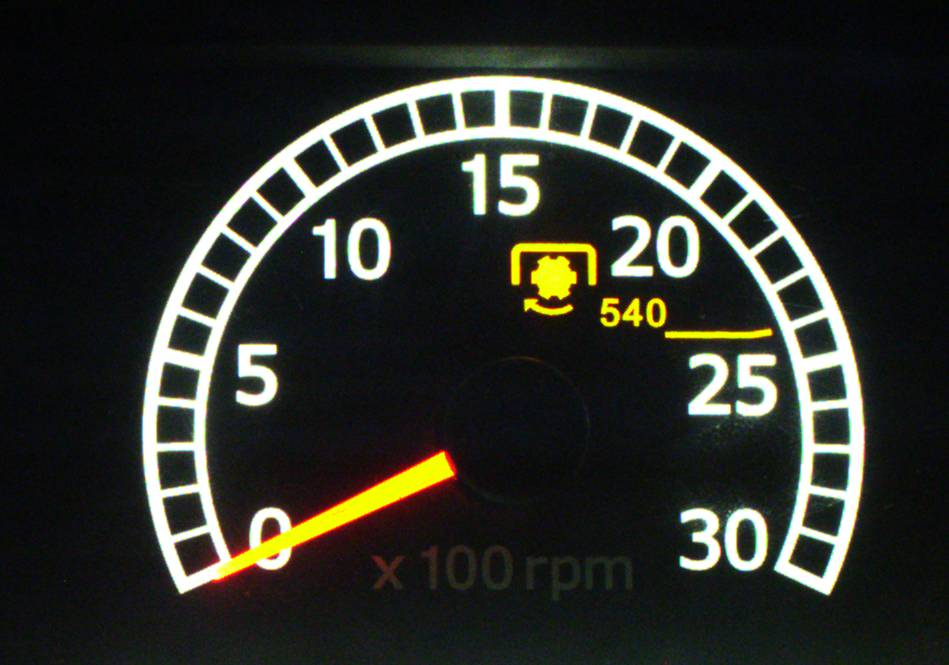
#> input picture data/needle_gauge/1.59592113294115.jpg, 949 x 665 px
$ python main.py
#> lines starting #> are read from the running program, lines starting #| are printed output that depends on the picture; after the words box and inside, x2 and y2 are one past the last pixel; in counts of white or black regions, pixels touching at a corner belong together
### src/calibration.py
"""
Needle gauge calibration.

The assignment provides five reference images with known positions:
0, 900, 1500, 1900 and 3000.
"""

from pathlib import Path

import cv2

from .needle_gauge import (
    detect_needle_angle,
    build_calibration,
)


# Project root.
PROJECT_ROOT = Path(__file__).resolve().parents[1]

IMAGE_DIR = (
    PROJECT_ROOT
    / "data"
    / "needle_gauge"
)


# Ground-truth values supplied by the assignment.
REFERENCE_IMAGES = [
    (
        "1.59592113294115.jpg",
        0
    ),
    (
        "895.590073713866.jpg",
        900
    ),
    (
        "1463.jpg",
        1500
    ),
    (
        "1880.jpg",
        1900
    ),
    (
        "2984.jpg",
        3000
    ),
]


def create_gauge_calibration():
    """
    Detect the angle from each reference image and create
    the angle -> gauge-value mapping.
    """

    angles = []
    values = []

    print("Calibration data")
    print("-" * 60)

    for filename, expected_value in REFERENCE_IMAGES:

        path = IMAGE_DIR / filename

        image = cv2.imread(
            str(path)
        )
#> image is the input picture: shape (665, 949, 3); mean B, G, R 40.9, 46.9, 45.2

        if image is None:
            raise FileNotFoundError(
                f"Could not read image: {path}"
            )

        angle, _ = detect_needle_angle(
            image
        )

        angles.append(angle)
        values.append(expected_value)

        print(
            f"{filename:28s} "
            f"angle={angle:8.2f}° "
            f"value={expected_value}"
        )

    mapper = build_calibration(
        values,
        angles
    )

    return mapper


# [3 lines that do not run on import are left out]

### src/needle_gauge.py
"""
Needle Gauge Detection

Detects the colored needle in a gauge image, calculates its angle,
and converts that angle into a gauge value.
"""

from __future__ import annotations

from dataclasses import dataclass
import math

import cv2
import numpy as np


# Approximate center/pivot of the gauge in the supplied images.
# Image size: 949 x 665.
DEFAULT_CENTER = (505.0, 360.0)


@dataclass
class NeedleResult:
    """Result returned by the needle detector."""

    angle_deg: float
    line: tuple[int, int, int, int]
    value: float | None = None


def create_needle_mask(image: np.ndarray) -> np.ndarray:
    """
    Isolate the yellow/orange/red needle.

    The needle has high saturation and high brightness compared
    with the mostly black/white gauge background.
    """

    hsv = cv2.cvtColor(image, cv2.COLOR_BGR2HSV)
#> hsv: shape (665, 949, 3); mean H, S, V 80.6, 73.1, 50.6

    hue, saturation, value = cv2.split(hsv)
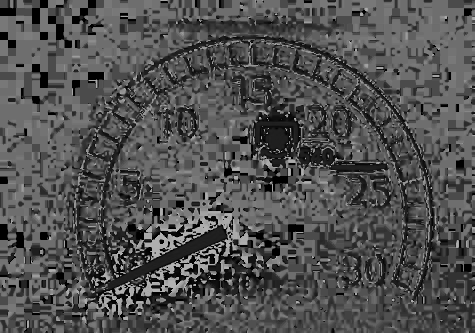
#> hue: shape (665, 949) (shown at 1/2 size); min 0, max 179, mean 80.6
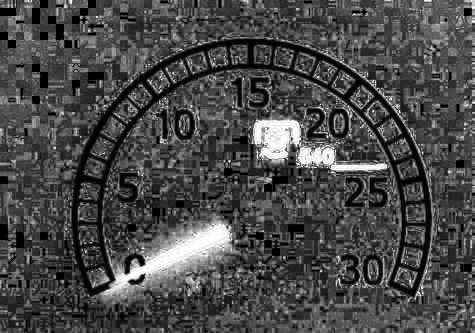
#> saturation: shape (665, 949) (shown at 1/2 size); min 0, max 255, mean 73.1
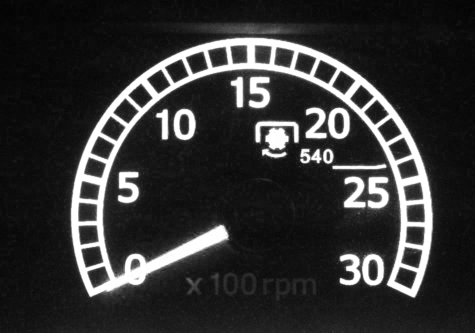
#> value: shape (665, 949) (shown at 1/2 size); min 2, max 255, mean 50.6

    # Yellow/orange/red region.
    mask = (
        (saturation > 150)
        & (value > 150)
        & (hue < 45)
    ).astype(np.uint8) * 255
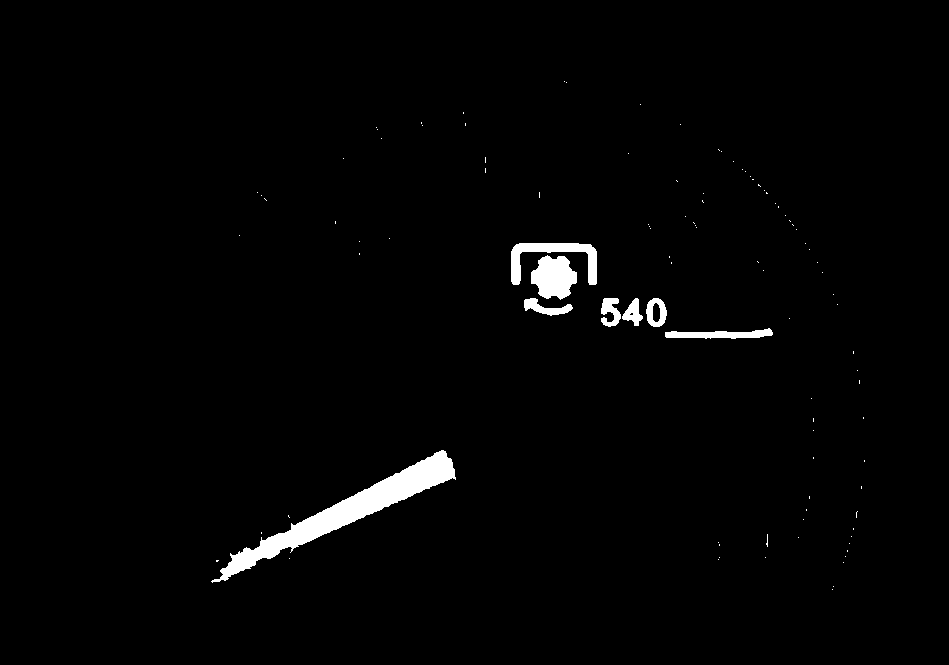
#> mask: shape (665, 949); 1.7% white; 102 white regions (94 under 20 px), largest, box (x1, y1, x2, y2) and area: (211, 450, 456, 583) 5753, (531, 255, 577, 300) 1458, (511, 243, 597, 285) 1319

    # Remove irrelevant image borders.
    mask[:80, :] = 0
    mask[610:, :] = 0
    mask[:, :180] = 0
    mask[:, 900:] = 0

    # Remove small noise.
    kernel = np.ones((3, 3), np.uint8)

    mask = cv2.morphologyEx(
        mask,
        cv2.MORPH_OPEN,
        kernel
    )
#> mask: shape (665, 949); 1.7% white; 8 white regions, largest, box (x1, y1, x2, y2) and area: (214, 450, 455, 582) 5712, (531, 256, 577, 299) 1452, (511, 243, 597, 285) 1319

    return mask


def detect_needle_angle(
    image: np.ndarray,
    center: tuple[float, float] = DEFAULT_CENTER,
) -> tuple[float, tuple[int, int, int, int]]:
    """
    Detect the gauge needle and return:

        angle in degrees
        detected line coordinates

    The implementation is deliberately robust to the different
    array shapes returned by different OpenCV versions.
    """

    mask = create_needle_mask(image)

    lines = cv2.HoughLinesP(
        mask,
        rho=1,
        theta=np.pi / 360,
        threshold=80,
        minLineLength=100,
        maxLineGap=40,
    )
#> lines = 43 rows, first 6: [221, 570, 452, 462], [214, 579, 452, 463], [216, 581, 452, 464], [232, 560, 451, 460], [232, 559, 446, 455], [228, 563, 451, 461]

    if lines is None:
        raise RuntimeError(
            "Could not detect the gauge needle."
        )

    # ---------------------------------------------------------
    # IMPORTANT:
    #
    # OpenCV normally returns:
    #
    #     [[[x1, y1, x2, y2]],
    #      [[x1, y1, x2, y2]],
    #      ...]
    #
    # But depending on the OpenCV build, the returned shape
    # can vary.
    #
    # Flatten everything into individual groups of 4 values.
    # ---------------------------------------------------------

    lines = np.asarray(lines)

    if lines.size < 4:
        raise RuntimeError(
            "Hough transform returned insufficient line data."
        )

    lines = lines.reshape(-1, 4)

    cx, cy = center

    candidates = []

    for line in lines:

        # Convert the four coordinates individually.
        x1 = int(line[0])
        y1 = int(line[1])
        x2 = int(line[2])
        y2 = int(line[3])

        line_length = math.hypot(
            x2 - x1,
            y2 - y1
        )

        # Ignore short lines.
        if line_length < 100:
            continue

        vx = x2 - x1
        vy = y2 - y1

        # -----------------------------------------------------
        # Calculate distance between the gauge center and the
        # candidate line.
        # -----------------------------------------------------

        distance_from_center = abs(
            vx * (cy - y1)
            - (cx - x1) * vy
        ) / max(
            line_length,
            1e-9
        )

        # The needle should originate close to the pivot.
        if distance_from_center > 80:
            continue

        # -----------------------------------------------------
        # Determine which endpoint is farther from the pivot.
        # That endpoint represents the needle direction.
        # -----------------------------------------------------

        distance_1 = math.hypot(
            x1 - cx,
            y1 - cy
        )

        distance_2 = math.hypot(
            x2 - cx,
            y2 - cy
        )

        if distance_1 > distance_2:

            tip_x = x1
            tip_y = y1

        else:

            tip_x = x2
            tip_y = y2

        # -----------------------------------------------------
        # Calculate clockwise angle.
        #
        #             0°
        #              |
        #              |
        #       270° --+-- 90°
        #              |
        #              |
        #            180°
        # -----------------------------------------------------

        angle = (
            math.degrees(
                math.atan2(
                    tip_x - cx,
                    cy - tip_y
                )
            )
            + 360
        ) % 360

        # -----------------------------------------------------
        # Candidate score.
        #
        # Longer line = better.
        # Closer to pivot = better.
        # -----------------------------------------------------

        score = (
            line_length
            - 2.0 * distance_from_center
        )

        candidates.append(
            (
                score,
                angle,
                (x1, y1, x2, y2)
            )
        )
#> this loop made 43 passes
#> (x1, y1, x2, y2, line_length, vx, vy, distance_from_center) on passes 1 to 8: (221, 570, 452, 462, 255, 231, -108, 69.95), (214, 579, 452, 463, 264.8, 238, -116, 69.37), (216, 581, 452, 464, 263.4, 236, -117, 69.64), (232, 560, 451, 460, 240.8, 219, -100, 68.54), (232, 559, 446, 455, 237.9, 214, -104, 59.66), (228, 563, 451, 461, 245.2, 223, -102, 69.39), (224, 579, 452, 466, 254.5, 228, -113, 71.44), (231, 557, 445, 451, 238.8, 214, -106, 54.91)
#> after the loop, candidates = 27 items

    if not candidates:

        raise RuntimeError(
            "No valid needle line was found. "
            "Try adjusting the color mask or Hough parameters."
        )

    # Select the strongest candidate.
    best_candidate = max(
        candidates,
        key=lambda item: item[0]
    )
#> best_candidate = (131.5, 234.4, (231, 556, 443, 450))

    _, angle, line = best_candidate
#> angle = 234.4; line = (231, 556, 443, 450)
#> in create_gauge_calibration, `angle, _ = detect_needle_angle( image )`: angle = 234.4
#| 1.59592113294115.jpg         angle=  234.42° value=0
#> pass 2 of the loop in create_gauge_calibration, `for filename, expected_value in REFERENCE_IMAGES:`:
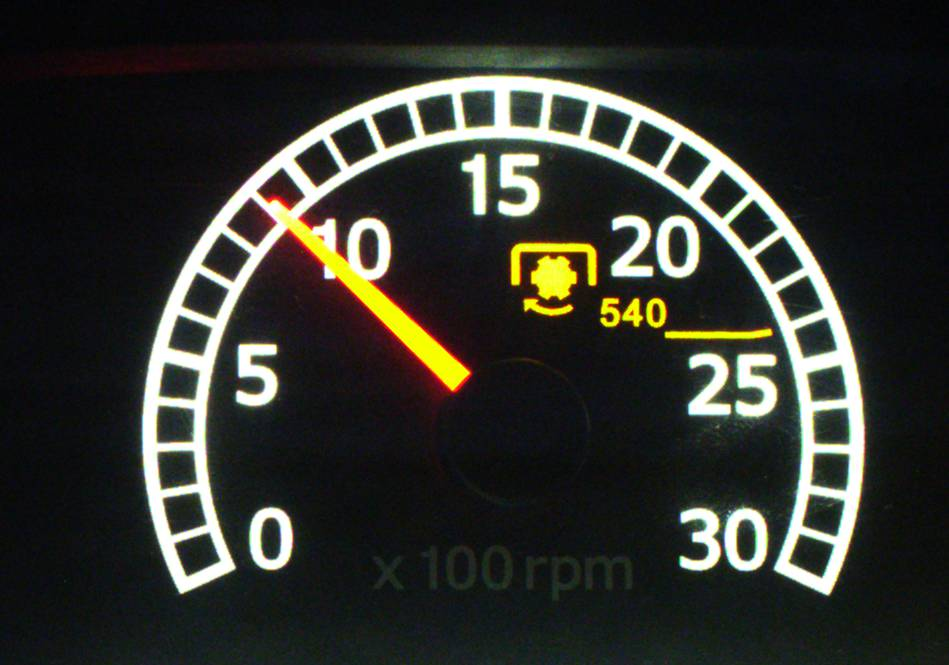
#> input picture data/needle_gauge/895.590073713866.jpg, 949 x 665 px
#> in create_gauge_calibration, image is the input picture: shape (665, 949, 3); mean B, G, R 44.1, 49.7, 48.4
#> in create_needle_mask (call 2), `mask = ( (saturation > 150) & (value > 150) & (hue < 45) ).astype(np.u..`:
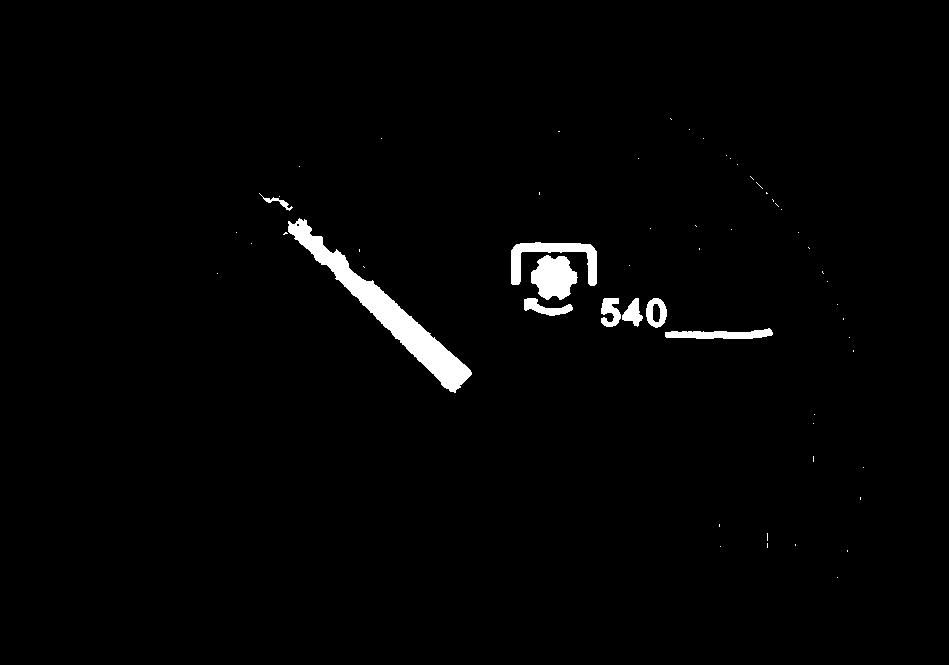
#> mask: shape (665, 949); 1.7% white; 58 white regions (49 under 20 px), largest, box (x1, y1, x2, y2) and area: (288, 218, 472, 393) 5326, (531, 255, 578, 300) 1481, (511, 242, 597, 286) 1356
#> lines = 38 rows, first 6: [275, 198, 461, 384], [268, 198, 458, 388], [289, 225, 455, 391], [265, 198, 456, 389], [278, 198, 462, 382], [272, 198, 459, 385]
#> the loop in detect_needle_angle (call 2), `for line in lines:` made 38 passes
#> (x1, y1, x2, y2, line_length, vx, vy, distance_from_center) on passes 1 to 4: (275, 198, 461, 384, 263, 186, 186, 48.08), (268, 198, 458, 388, 268.7, 190, 190, 53.03), (289, 225, 455, 391, 234.8, 166, 166, 57.28), (265, 198, 456, 389, 270.1, 191, 191, 55.15)
#| 895.590073713866.jpg         angle=  305.51° value=900

    return angle, line


def unwrap_angles(
    angles: list[float]
) -> np.ndarray:
    """
    Convert circular angles into a continuous sequence.

    Example:

        233°
        305°
        2°

    becomes:

        233°
        305°
        362°
    """

    result = np.asarray(
        angles,
        dtype=float
    ).copy()

    for i in range(1, len(result)):

        while result[i] < result[i - 1]:
            result[i] += 360

    return result


def build_calibration(
    known_values: list[float],
    known_angles: list[float],
):
    """
    Build a piecewise-linear calibration function.

    The supplied reference images give us known gauge values:

        0
        900
        1500
        1900
        3000
    """

    if len(known_values) != len(known_angles):
        raise ValueError(
            "Number of values and angles must match."
        )

    if len(known_values) < 2:
        raise ValueError(
            "At least two calibration points are required."
        )

    angles = unwrap_angles(
        known_angles
    )

    values = np.asarray(
        known_values,
        dtype=float
    )

    # Sort according to angle.
    order = np.argsort(angles)

    angles = angles[order]
    values = values[order]

    def mapper(angle: float) -> float:
        """
        Convert a detected angle into a gauge value.
        """
#> called with angle = 234.4

        normalized_angle = angle % 360

        # Move the angle onto the same continuous
        # branch as the calibration angles.
        while normalized_angle < angles[0]:
            normalized_angle += 360

        # Linear interpolation.
        value = np.interp(
            normalized_angle,
            angles,
            values
        )

        return float(value)

    return mapper


def detect_value(
    image: np.ndarray,
    mapper,
    center: tuple[float, float] = DEFAULT_CENTER,
) -> NeedleResult:
    """
    Detect needle and convert its angle to gauge value.
    """

    angle, line = detect_needle_angle(
        image,
        center
    )

    value = mapper(angle)

    return NeedleResult(
        angle_deg=angle,
        line=line,
        value=value
    )


def draw_detection(
    image: np.ndarray,
    result: NeedleResult,
    center: tuple[float, float] = DEFAULT_CENTER,
) -> np.ndarray:
    """
    Draw the detected needle and result on the image.

    Used for visual verification.
    """
#> called with center = (505, 360)

    output = image.copy()

    x1, y1, x2, y2 = result.line

    cx, cy = map(
        int,
        center
    )

    # Detected needle.
    cv2.line(
        output,
        (x1, y1),
        (x2, y2),
        (255, 0, 255),
        4
    )

    # Gauge pivot.
    cv2.circle(
        output,
        (cx, cy),
        7,
        (255, 0, 255),
        -1
    )
#> output: shape (665, 949, 3); mean B, G, R 41.4, 46.7, 45.4

    # Result text.
    text = (
        f"Value: {result.value:.0f}    "
        f"Angle: {result.angle_deg:.2f} deg"
    )

    cv2.putText(
        output,
        text,
        (25, 45),
        cv2.FONT_HERSHEY_SIMPLEX,
        0.9,
        (255, 0, 255),
        2,
        cv2.LINE_AA
    )
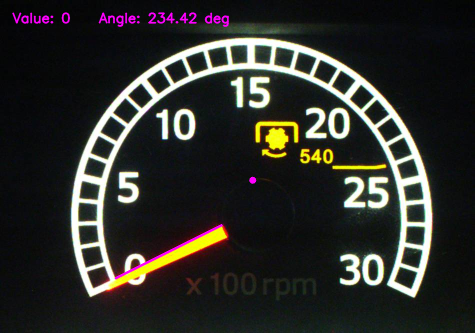
#> output: shape (665, 949, 3) (shown at 1/2 size); mean B, G, R 42.5, 46.7, 46.6

    return output

### src/main.py
"""
Main program for Needle Gauge detection.
"""

from pathlib import Path

import cv2

from .calibration import (
    create_gauge_calibration,
    REFERENCE_IMAGES,
    IMAGE_DIR,
)

from .needle_gauge import (
    detect_value,
    draw_detection,
)


PROJECT_ROOT = Path(
    __file__
).resolve().parents[1]


OUTPUT_DIR = (
    PROJECT_ROOT
    / "outputs"
    / "needle_gauge"
)


def main():

    OUTPUT_DIR.mkdir(
        parents=True,
        exist_ok=True
    )

    # Create calibration using the five
    # supplied reference images.
    mapper = create_gauge_calibration()

    print()
    print("=" * 70)
    print("NEEDLE GAUGE DETECTION")
    print("=" * 70)

    for filename, expected_value in REFERENCE_IMAGES:

        image_path = (
            IMAGE_DIR
            / filename
        )

        image = cv2.imread(
            str(image_path)
        )

        if image is None:
            print(
                f"ERROR: Could not read {image_path}"
            )
            continue

        # Detect gauge value.
        result = detect_value(
            image,
            mapper
        )

        error = abs(
            result.value
            - expected_value
        )

        print()
        print(
            f"Image          : {filename}"
        )

        print(
            f"Expected value : {expected_value}"
        )

        print(
            f"Detected value : {result.value:.2f}"
        )

        print(
            f"Needle angle   : "
            f"{result.angle_deg:.2f}°"
        )

        print(
            f"Absolute error : "
            f"{error:.2f}"
        )

        # Create annotated image.
        annotated = draw_detection(
            image,
            result
        )

        output_path = (
            OUTPUT_DIR
            / f"{Path(filename).stem}_detected.jpg"
        )

        cv2.imwrite(
            str(output_path),
            annotated
        )

        print(
            f"Output saved   : {output_path}"
        )
#> pass 2 of the loop in main, `for filename, expected_value in REFERENCE_IMAGES:`:
#> in draw_detection (call 2), `cv2.putText( output, text, (25, 45), cv2.FONT_HERSHEY_SIMPLEX, 0.9, (2..`:
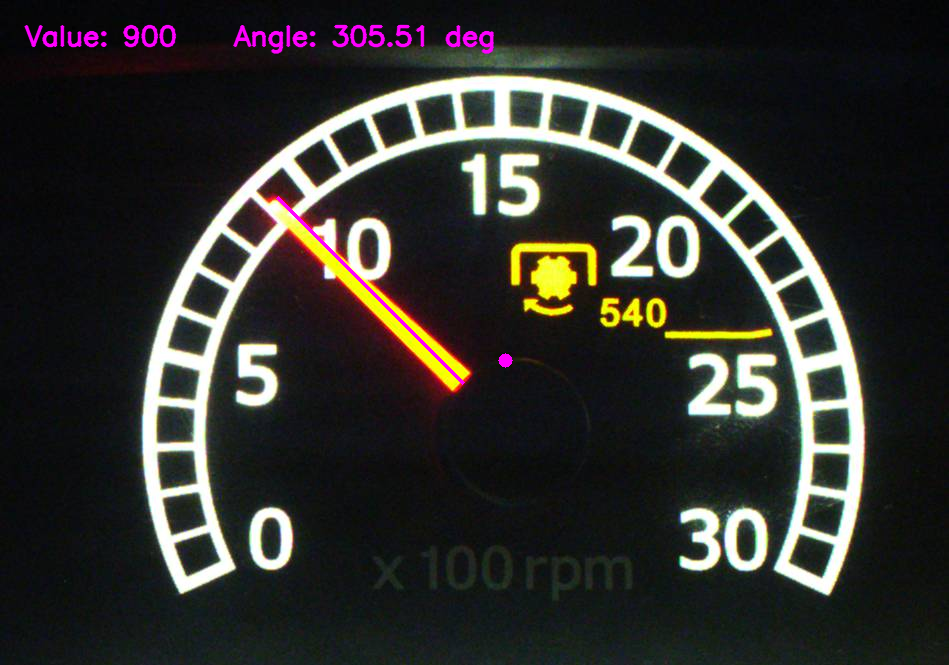
#> output: shape (665, 949, 3); mean B, G, R 45.7, 49.2, 49.7


if __name__ == "__main__":
    main()
